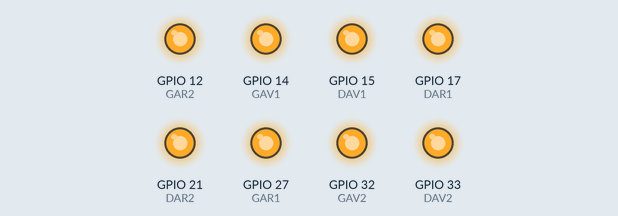
Recording of a sketch running on a simulated ESP32. On the bench: output pins drawn as LEDs (lit = HIGH).

Above: at 0.1 s.
At 20.1 s:
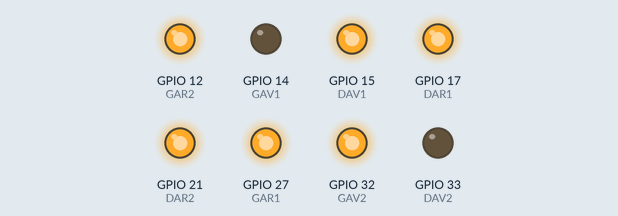
At 22.1 s:
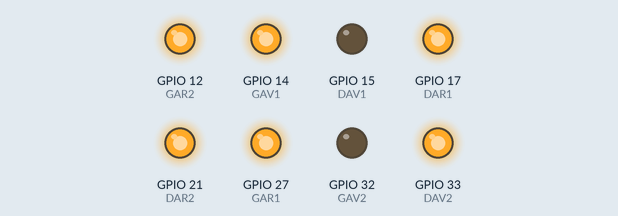
At 26.1 s:
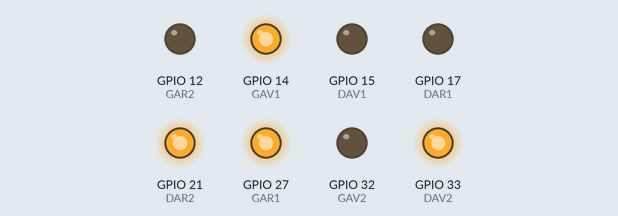
At 28.1 s:
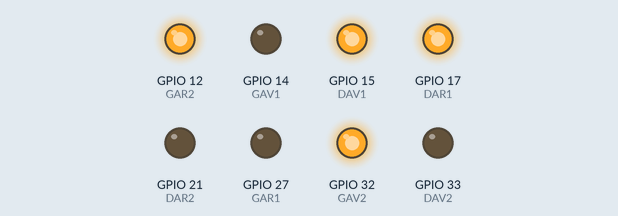
Timing chart, 0 to 29.6 s (numbered marks = the images above):
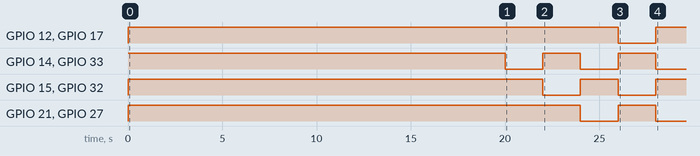

The sketch:

Programme_vehicule_18_11_2024.ino
```cpp
#include <WiFi.h>
#include <WiFiUdp.h>
#include <Wire.h>

#define PCF8574_INITIAL_VALUE 0x7F
#include "PCF8574.h"

// Definitions Arduino pins connected to input H Bridge
int GAV1 = 14;  //gauche av in1
int GAV2 = 32;  //gauche av in2
int DAV1 = 15;  //droit av  in3
int DAV2 = 33;  // droit av in4

int GAR1 = 27;  //gauche ar in1
int GAR2 = 12;  //gauche ar in2
int DAR1 = 17;  //droit ar  in3
int DAR2 = 21;  //droit ar  in4
//14 - 32 / 15 - 33 / 27 - 12 / 21 - 17
// bourgo gris blanc noir blanc gris // mauve orange COULEUR DES FILS

/*
Différentes fonctions :

initUDP()
ReceptionMessage()
  SystemeOperation()
    PositionPostedePesage()
    TransmissionPosition()

  ChoixDuMode()
    ModeSuiveur()
      AttenteBlocOrangeEtMetal()

      LectureI2C()
      CorrectionPosition()
      TournerADroite()
      TournerAGauche()

      AttenteBalance()
      AttenteAscenseur()

      LectureDistance()
      TransmissionPosition()
        CompteurDistance()
          DemiTour()

    ModeTest()
      AvanceBeaucoup()
      AvanceUnPeu()
      TournerADroiteUnPeu()
      TournerAGaucheUnPeu()
      TournerADroiteBeaucoup()
      TournerAGaucheBeaucoup()
      DemiTour()

    ModeAbort()

*/

#define TRUE 1
#define FALSE 0

const char* cSsidAP = "192,168,1,117";  //IP du 2ieme ESP?
const char* cPasswordAP = "CoucouFred";
IPAddress SubnetAP(255, 255, 255, 0);
IPAddress GatewayAP(192, 168, 69, 1);
IPAddress LocalIpAP(192, 168, 69, 1);

PCF8574 PCF_01(0x22);
int mode = 1;

/*void LectureI2C() {
  int x = PCF_01.read8();
  Serial.print("Read ");
  Serial.println(x, HEX);
  delay(100);
}*/
/* void initUDP(){
 WiFi.mode(WIFI_AP);
 WiFi.softAP(cSsidAP, cPasswordAP);
 WiFi.softAPConfig(LocalIpAP, GatewayAP, SubnetAP);
 Serial.print("Soft-AP IP address =");
 Serial.println(WiFi.softAPIP());
// }*/

/*void TransmissionPosition(){


}*/

/*void ReceptionMessage(){
  if(SystemeOperation == TRUE){
    POSITION == StationDePesage;
    TransmissionPosition(POSITION);
  }
  switch(mode){
    case 1:
    mode = ModeAbort();
    break;
    case 2:
    mode = ModeTest();
    breal;
    case 3:
    mode = ModeSuiveur();

  }
}*/

void ModeAbort() {
  digitalWrite(GAV1, LOW);
  digitalWrite(GAV2, LOW);
  digitalWrite(DAV1, LOW);
  digitalWrite(DAV2, LOW);
  digitalWrite(GAR1, LOW);
  digitalWrite(GAR2, LOW);
  digitalWrite(DAR1, LOW);
  digitalWrite(DAR2, LOW);
}


void setup() {

  Serial.begin(115200);
  Wire.begin();
  PCF_01.begin();
  //initUDP();

  // Set the output pins
  //Drive #1 AVANT
  pinMode(GAV1, OUTPUT);
  pinMode(GAV2, OUTPUT);
  pinMode(DAV1, OUTPUT);
  pinMode(DAV2, OUTPUT);
  //Drive #2 APRÈS
  pinMode(GAR1, OUTPUT);
  pinMode(GAR2, OUTPUT);
  pinMode(DAR1, OUTPUT);
  pinMode(DAR2, OUTPUT);

  ModeTest();
}

void ModeTest(){
  AvanceBeaucoup();
    ALLHIGH();
    delay(5000);
  ReculeBeaucoup();
    ALLHIGH();
    delay(5000);
  AvanceUnPeu();
    ALLHIGH();
    delay(5000);
  ReculeUnPeu();
    ALLHIGH();
    delay(5000);

  TournerADroiteUnPeu();
    delay(2000);
  TournerAGaucheUnPeu();
    delay(2000);
  TournerADroiteBeaucoup();
    delay(2000);
  TournerAGaucheBeaucoup();
    delay(2000);
  DemiTour();
    delay(2000);
}

void loop() {
  //void Vehicule();
  //LectureI2C();
  //ModeTest();
}


/*void Vehicule() {
  static unsigned char ucX = 0;
  static unsigned char ucY = 0;

   if (MessageAbort == TRUE) {
      //ModeAbort
   } else if (MessageTest == TRUE) {
      //ModeTest
    } else {
     //ModeSuiveur
    if (ucErr == -9) {
       ucX++;
      ucY = 0;
       if (ucX >= 53) {
         ucValsGD = uiNeutre;
         eMode = CALME;
      }
     }
   else(suivre la ligne et avancer)
  }
 }*/


// void ModeSuiveur() {
//   LectureI2C();

//   switch (PositionLigne) {
//     case 0x70:
//     case 0x78:
//     case 0x7C:
//     case 0x7E:
//       err = -7;
//       break;
//     case 0x40:
//       err = -6;
//       break;
//     case 0x60:
//       err = -5;
//       break;
//     case 0x20:
//       err = -4;
//       break;
//     case 0x30:
//       err = -3;
//       break;
//     case 0x10:

//       err = -2;
//       break;
//     case 0x18:

//       err = -1;
//       break;

//     case 0x08:
//       err = 0;
//       break;

//     case 0x0c:

//       err = 1;
//       break;
//     case 0x04:

//       err = 2;
//       break;
//     case 0x06:
//       err = 3;
//       break;
//     case 0x02:
//       err = 4;
//       break;
//     case 0x03:
//       err = 5;
//       break;
//     case 0x01:
//       err = 6;
//       break;
//     case 0x07:
//     case 0x0F:
//     case 0x1F:
//     case 0x3F:
//       err = 7;
//       break;

//     case 0x00:  //Hors Piste

//       err = 10;
//       break;
//     default:

//       err = -9;
//       break;
//   }
//   return err;
// }
// }


//void TransmissionPosition();
//void ReceptionMessage();


void AvanceBeaucoup(){
  // Rotate the Motor A clockwise
  digitalWrite(GAV1, HIGH);
  digitalWrite(GAV2, LOW);
  //Rotate the Motor B clockwise
  digitalWrite(DAV1, HIGH);
  digitalWrite(DAV2, LOW);
  // Rotate the Motor C clockwise
  digitalWrite(GAR1, HIGH);
  digitalWrite(GAR2, LOW);
  // Rotate the Motor D clockwise
  digitalWrite(DAR1, HIGH);
  digitalWrite(DAR2, LOW);
}
void AvanceUnPeu(){
  // Rotate the Motor A clockwise
  digitalWrite(GAV1, HIGH);
  digitalWrite(GAV2, LOW);
  //Rotate the Motor B clockwise
  digitalWrite(DAV1, HIGH);
  digitalWrite(DAV2, LOW);
  // molle?
  digitalWrite(GAR1, HIGH);
  digitalWrite(GAR2, HIGH);
  // molle?
  digitalWrite(DAR1, HIGH);
  digitalWrite(DAR2, HIGH);
}
void ReculeBeaucoup(){
  //Rotates the Motor A counter-clockwise
  digitalWrite(GAV1, LOW);
  digitalWrite(GAV2, HIGH);
  //Rotate the Motor B counter-clockwise
  digitalWrite(DAV1, LOW);
  digitalWrite(DAV2, HIGH);
  // Rotate the Motor C counter-clockwise
  digitalWrite(GAR1, LOW);
  digitalWrite(GAR2, HIGH);
  // Rotate the Motor D counter-clockwise
  digitalWrite(DAR1, LOW);
  digitalWrite(DAR2, HIGH);
}
void ReculeUnPeu(){
  //Rotates the Motor A counter-clockwise
  digitalWrite(GAV1, LOW);
  digitalWrite(GAV2, HIGH);
  //Rotate the Motor B counter-clockwise
  digitalWrite(DAV1, LOW);
  digitalWrite(DAV2, HIGH);
  // molle?
  digitalWrite(GAR1, HIGH);
  digitalWrite(GAR2, HIGH);
  // molle?
  digitalWrite(DAR1, HIGH);
  digitalWrite(DAR2, HIGH);
}
void TournerADroiteUnPeu(){
  //Rotates the Motor A counter-clockwise
  digitalWrite(GAV1, LOW);
  digitalWrite(GAV2, HIGH);
  //Rotate the Motor B clockwise
  digitalWrite(DAV1, HIGH);
  digitalWrite(DAV2, LOW);
  // molle?
  digitalWrite(GAR1, HIGH);
  digitalWrite(GAR2, HIGH);
  // molle?
  digitalWrite(DAR1, HIGH);
  digitalWrite(DAR2, HIGH);
}
void TournerAGaucheUnPeu(){
  // Rotate the Motor A clockwise
  digitalWrite(GAV1, HIGH);
  digitalWrite(GAV2, LOW);
  //Rotate the Motor B counter-clockwise
  digitalWrite(DAV1, LOW);
  digitalWrite(DAV2, HIGH);
  // molle?
  digitalWrite(GAR1, HIGH);
  digitalWrite(GAR2, HIGH);
  // molle?
  digitalWrite(DAR1, HIGH);
  digitalWrite(DAR2, HIGH);
}
void TournerADroiteBeaucoup(){
  //Rotates the Motor A counter-clockwise
  digitalWrite(GAV1, LOW);
  digitalWrite(GAV2, HIGH);
  //Rotate the Motor B clockwise
  digitalWrite(DAV1, HIGH);
  digitalWrite(DAV2, LOW);
  // Rotate the Motor C counter-clockwise
  digitalWrite(GAR1, LOW);
  digitalWrite(GAR2, HIGH);
  // Rotate the Motor D clockwise
  digitalWrite(DAR1, HIGH);
  digitalWrite(DAR2, LOW);
}
void TournerAGaucheBeaucoup(){
  // Rotate the Motor A clockwise
  digitalWrite(GAV1, HIGH);
  digitalWrite(GAV2, LOW);
  //Rotate the Motor B counter-clockwise
  digitalWrite(DAV1, LOW);
  digitalWrite(DAV2, HIGH);
  // Rotate the Motor C clockwise
  digitalWrite(GAR1, HIGH);
  digitalWrite(GAR2, LOW);
  // Rotate the Motor D counter-clockwise
  digitalWrite(DAR1, LOW);
  digitalWrite(DAR2, HIGH);
}
void DemiTour(){
  //Rotates the Motor A counter-clockwise
  digitalWrite(GAV1, LOW);
  digitalWrite(GAV2, HIGH);
  //Rotate the Motor B clockwise
  digitalWrite(DAV1, HIGH);
  digitalWrite(DAV2, LOW);
  // Rotate the Motor C counter-clockwise
  digitalWrite(GAR1, LOW);
  digitalWrite(GAR2, HIGH);
  // Rotate the Motor D clockwise
  digitalWrite(DAR1, HIGH);
  digitalWrite(DAR2, LOW);
  //Trouver délai pour 180*
}
void ALLHIGH(){
  digitalWrite(GAV1, HIGH);
  digitalWrite(GAV2, HIGH);
  digitalWrite(DAV1, HIGH);
  digitalWrite(DAV2, HIGH);
  digitalWrite(GAR1, HIGH);
  digitalWrite(GAR2, HIGH);
  digitalWrite(DAR1, HIGH);
  digitalWrite(DAR2, HIGH);
}
void ALLLOW(){
  digitalWrite(GAV1, LOW);
  digitalWrite(GAV2, LOW);
  digitalWrite(DAV1, LOW);
  digitalWrite(DAV2, LOW);
  digitalWrite(GAR1, LOW);
  digitalWrite(GAR2, LOW);
  digitalWrite(DAR1, LOW);
  digitalWrite(DAR2, LOW);
}


/*
void ModeTest() {
  // Rotate the Motor A clockwise
  digitalWrite(GAV1, HIGH);
  digitalWrite(GAV2, LOW);
  //Rotate the Motor B clockwise
  digitalWrite(DAV1, HIGH);
  digitalWrite(DAV2, LOW);
  // Rotate the Motor C clockwise
  digitalWrite(GAR1, HIGH);
  digitalWrite(GAR2, LOW);
  // Rotate the Motor D clockwise
  digitalWrite(DAR1, HIGH);
  digitalWrite(DAR2, LOW);
  delay(5000);
  // Motor A
  digitalWrite(GAV1, HIGH);
  digitalWrite(GAV2, HIGH);
  digitalWrite(DAV1, HIGH);
  digitalWrite(DAV2, HIGH);
  digitalWrite(GAR1, HIGH);
  digitalWrite(GAR2, HIGH);
  digitalWrite(DAR1, HIGH);
  digitalWrite(DAR2, HIGH);
  delay(500);
  ///////////////////////////////////////////////////
  //Rotates the Motor A counter-clockwise
  digitalWrite(GAV1, LOW);
  digitalWrite(GAV2, HIGH);
  //Rotate the Motor B counter-clockwise
  digitalWrite(DAV1, LOW);
  digitalWrite(DAV2, HIGH);
  // Rotate the Motor C counter-clockwise
  digitalWrite(GAR1, LOW);
  digitalWrite(GAR2, HIGH);
  // Rotate the Motor D counter-clockwise
  digitalWrite(DAR1, LOW);
  digitalWrite(DAR2, HIGH);
  delay(5000);
  // Motor A
  digitalWrite(GAV1, HIGH);
  digitalWrite(GAV2, HIGH);
  digitalWrite(DAV1, HIGH);
  digitalWrite(DAV2, HIGH);
  digitalWrite(GAR1, HIGH);
  digitalWrite(GAR2, HIGH);
  digitalWrite(DAR1, HIGH);
  digitalWrite(DAR2, HIGH);
  delay(500);
 }*/
```
